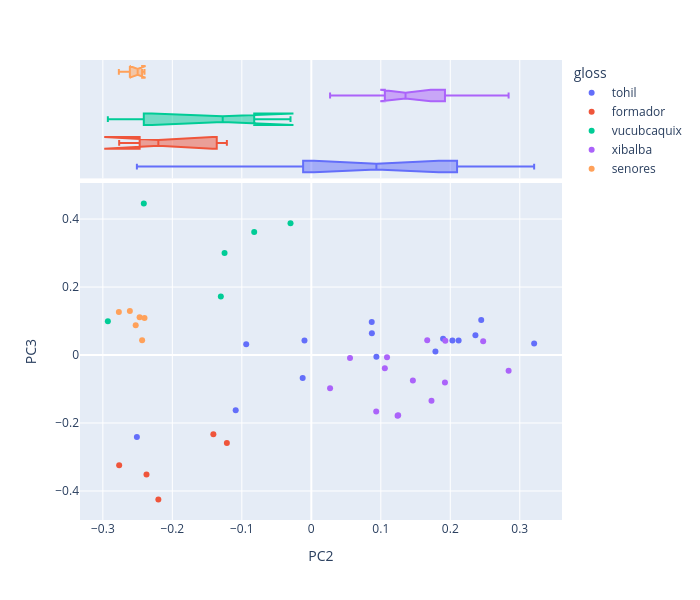

Notebook cell for this chart:
### Code cell
plot_comps(2,3)

### Figure 1 — Plotly figure (JSON) as saved in the notebook; plotly's stock layout.template omitted (floating-point values rounded to 4 significant figures)
{"data": [{"customdata": [["Este es el principio de las antiguas his"], ["Entonces existieron también sus esposas "], ["Balam-Quitzé, Balam-Acab, Mahucutah e Iq"], ["Y no tenían fuego. Solamente lo tenían l"], ["Hubo, sin embargo, una tribu que hurtó e"], ["Llegaron por entonces a la cumbre de una"], ["Y nuevamente les habló su dios. Así les "], ["He aquí, pues, la aurora, y la aparición"], ["Y ahora referiremos su estancia y su per"], ["Ahora bien, muchos pueblos fueron fundán"], ["He aquí cómo comenzó el robo de los homb"], ["Entonces celebraron consejo nuevamente t"], ["Estaban, pues, Balam-Quitzé, Balam-Acab,"], ["Y como ya presentían su muerte y su fin,"], ["Luego dispusieron irse al Oriente, pensa"]], "hovertemplate": "<b>%{hovertext}</b><br><br>gloss=tohil<br>PC2=%{x}<br>PC3=%{y}<br>chap_text=%{customdata[0]}<extra></extra>", "hovertext": ["0:1", "3:3", "3:4", "3:5", "3:6", "3:7", "3:8", "3:9", "3:10", "4:1", "4:2", "4:3", "4:4", "4:5", "4:6"], "legendgroup": "tohil", "marker": {"color": "#636efa", "symbol": "circle"}, "mode": "markers", "name": "tohil", "orientation": "v", "showlegend": true, "type": "scatter", "x": [-0.251, -0.1088, 0.1896, 0.3207, 0.2031, -0.01243, 0.2445, 0.09365, 0.1786, 0.212, 0.2362, 0.08716, 0.08696, -0.009835, -0.0937], "xaxis": "x", "y": [-0.2409, -0.1623, 0.04816, 0.03373, 0.04295, -0.06769, 0.1029, -0.004881, 0.01074, 0.04249, 0.05826, 0.06397, 0.09714, 0.04264, 0.03195], "yaxis": "y"}, {"alignmentgroup": "True", "customdata": [["Este es el principio de las antiguas his"], ["Entonces existieron también sus esposas "], ["Balam-Quitzé, Balam-Acab, Mahucutah e Iq"], ["Y no tenían fuego. Solamente lo tenían l"], ["Hubo, sin embargo, una tribu que hurtó e"], ["Llegaron por entonces a la cumbre de una"], ["Y nuevamente les habló su dios. Así les "], ["He aquí, pues, la aurora, y la aparición"], ["Y ahora referiremos su estancia y su per"], ["Ahora bien, muchos pueblos fueron fundán"], ["He aquí cómo comenzó el robo de los homb"], ["Entonces celebraron consejo nuevamente t"], ["Estaban, pues, Balam-Quitzé, Balam-Acab,"], ["Y como ya presentían su muerte y su fin,"], ["Luego dispusieron irse al Oriente, pensa"]], "hovertemplate": "<b>%{hovertext}</b><br><br>gloss=tohil<br>PC2=%{x}<br>chap_text=%{customdata[0]}<extra></extra>", "hovertext": ["0:1", "3:3", "3:4", "3:5", "3:6", "3:7", "3:8", "3:9", "3:10", "4:1", "4:2", "4:3", "4:4", "4:5", "4:6"], "legendgroup": "tohil", "marker": {"color": "#636efa", "symbol": "circle"}, "name": "tohil", "notched": true, "offsetgroup": "tohil", "showlegend": false, "type": "box", "x": [-0.251, -0.1088, 0.1896, 0.3207, 0.2031, -0.01243, 0.2445, 0.09365, 0.1786, 0.212, 0.2362, 0.08716, 0.08696, -0.009835, -0.0937], "xaxis": "x2", "yaxis": "y2"}, {"customdata": [["Esta es la relación de cómo todo estaba "], ["Luego hicieron a los animales pequeños d"], ["En seguida fueron aniquilados, destruido"], ["He aquí, pues, el principio de cuando se"], ["Estos son los nombres de los primeros ho"]], "hovertemplate": "<b>%{hovertext}</b><br><br>gloss=formador<br>PC2=%{x}<br>PC3=%{y}<br>chap_text=%{customdata[0]}<extra></extra>", "hovertext": ["1:1", "1:2", "1:3", "3:1", "3:2"], "legendgroup": "formador", "marker": {"color": "#EF553B", "symbol": "circle"}, "mode": "markers", "name": "formador", "orientation": "v", "showlegend": true, "type": "scatter", "x": [-0.2765, -0.2201, -0.1215, -0.141, -0.2372], "xaxis": "x", "y": [-0.324, -0.4247, -0.2588, -0.2329, -0.3515], "yaxis": "y"}, {"alignmentgroup": "True", "customdata": [["Esta es la relación de cómo todo estaba "], ["Luego hicieron a los animales pequeños d"], ["En seguida fueron aniquilados, destruido"], ["He aquí, pues, el principio de cuando se"], ["Estos son los nombres de los primeros ho"]], "hovertemplate": "<b>%{hovertext}</b><br><br>gloss=formador<br>PC2=%{x}<br>chap_text=%{customdata[0]}<extra></extra>", "hovertext": ["1:1", "1:2", "1:3", "3:1", "3:2"], "legendgroup": "formador", "marker": {"color": "#EF553B", "symbol": "circle"}, "name": "formador", "notched": true, "offsetgroup": "formador", "showlegend": false, "type": "box", "x": [-0.2765, -0.2201, -0.1215, -0.141, -0.2372], "xaxis": "x2", "yaxis": "y2"}, {"customdata": [["Había entonces muy poca claridad sobre l"], ["Este es el principio de la derrota y de "], ["Contaremos ahora el tiro de cerbatana qu"], ["He aquí ahora los hechos de Zipacná, el "], ["Contaremos ahora derrota de Zipacná por "], ["El tercero de los soberbios era el segun"]], "hovertemplate": "<b>%{hovertext}</b><br><br>gloss=vucubcaquix<br>PC2=%{x}<br>PC3=%{y}<br>chap_text=%{customdata[0]}<extra></extra>", "hovertext": ["1:4", "1:5", "1:6", "1:7", "1:8", "1:9"], "legendgroup": "vucubcaquix", "marker": {"color": "#00cc96", "symbol": "circle"}, "mode": "markers", "name": "vucubcaquix", "orientation": "v", "showlegend": true, "type": "scatter", "x": [-0.2928, -0.2411, -0.1249, -0.08218, -0.02994, -0.1302], "xaxis": "x", "y": [0.09942, 0.4455, 0.3005, 0.3623, 0.3876, 0.1725], "yaxis": "y"}, {"alignmentgroup": "True", "customdata": [["Había entonces muy poca claridad sobre l"], ["Este es el principio de la derrota y de "], ["Contaremos ahora el tiro de cerbatana qu"], ["He aquí ahora los hechos de Zipacná, el "], ["Contaremos ahora derrota de Zipacná por "], ["El tercero de los soberbios era el segun"]], "hovertemplate": "<b>%{hovertext}</b><br><br>gloss=vucubcaquix<br>PC2=%{x}<br>chap_text=%{customdata[0]}<extra></extra>", "hovertext": ["1:4", "1:5", "1:6", "1:7", "1:8", "1:9"], "legendgroup": "vucubcaquix", "marker": {"color": "#00cc96", "symbol": "circle"}, "name": "vucubcaquix", "notched": true, "offsetgroup": "vucubcaquix", "showlegend": false, "type": "box", "x": [-0.2928, -0.2411, -0.1249, -0.08218, -0.02994, -0.1302], "xaxis": "x2", "yaxis": "y2"}, {"customdata": [["Ahora diremos también el nombre del padr"], ["En seguida fue la venida de los mensajer"], ["Esta es la historia de una doncella, hij"], ["Ahora bien, estaban con su madre Hunbatz"], ["Contaremos Ahora el nacimiento de Hunahp"], ["Comenzaron entonces sus trabajos, para d"], ["Muy contentos se fueron a jugar al patio"], ["Marcharon entonces, llevando cada uno su"], ["Esta era la primera prueba de Xibalbá. A"], ["Entraron después en la Casa del Frío. No"], ["En seguida llamó (Ixbalanqué) a todos lo"], ["He aquí la memoria de la muerte de Hunah"], ["Al quinto día volvieron a aparecer y fue"], ["En seguida dijeron sus nombres y se ensa"]], "hovertemplate": "<b>%{hovertext}</b><br><br>gloss=xibalba<br>PC2=%{x}<br>PC3=%{y}<br>chap_text=%{customdata[0]}<extra></extra>", "hovertext": ["2:1", "2:2", "2:3", "2:4", "2:5", "2:6", "2:7", "2:8", "2:9", "2:10", "2:11", "2:12", "2:13", "2:14"], "legendgroup": "xibalba", "marker": {"color": "#ab63fa", "symbol": "circle"}, "mode": "markers", "name": "xibalba", "orientation": "v", "showlegend": true, "type": "scatter", "x": [0.173, 0.2839, 0.1058, 0.0934, 0.1242, 0.125, 0.1462, 0.05569, 0.1928, 0.2473, 0.1923, 0.1668, 0.109, 0.027], "xaxis": "x", "y": [-0.1342, -0.04601, -0.03889, -0.1659, -0.1783, -0.1771, -0.07491, -0.008488, 0.04178, 0.04087, -0.08061, 0.04314, -0.006472, -0.09803], "yaxis": "y"}, {"alignmentgroup": "True", "customdata": [["Ahora diremos también el nombre del padr"], ["En seguida fue la venida de los mensajer"], ["Esta es la historia de una doncella, hij"], ["Ahora bien, estaban con su madre Hunbatz"], ["Contaremos Ahora el nacimiento de Hunahp"], ["Comenzaron entonces sus trabajos, para d"], ["Muy contentos se fueron a jugar al patio"], ["Marcharon entonces, llevando cada uno su"], ["Esta era la primera prueba de Xibalbá. A"], ["Entraron después en la Casa del Frío. No"], ["En seguida llamó (Ixbalanqué) a todos lo"], ["He aquí la memoria de la muerte de Hunah"], ["Al quinto día volvieron a aparecer y fue"], ["En seguida dijeron sus nombres y se ensa"]], "hovertemplate": "<b>%{hovertext}</b><br><br>gloss=xibalba<br>PC2=%{x}<br>chap_text=%{customdata[0]}<extra></extra>", "hovertext": ["2:1", "2:2", "2:3", "2:4", "2:5", "2:6", "2:7", "2:8", "2:9", "2:10", "2:11", "2:12", "2:13", "2:14"], "legendgroup": "xibalba", "marker": {"color": "#ab63fa", "symbol": "circle"}, "name": "xibalba", "notched": true, "offsetgroup": "xibalba", "showlegend": false, "type": "box", "x": [0.173, 0.2839, 0.1058, 0.0934, 0.1242, 0.125, 0.1462, 0.05569, 0.1928, 0.2473, 0.1923, 0.1668, 0.109, 0.027], "xaxis": "x2", "yaxis": "y2"}, {"customdata": [["Chi-lzmachí es el nombre del asiento de "], ["Después de haberse levantado de allá vin"], ["De esta manera se completaron los veinti"], ["He aquí ahora los nombres de la sexta ge"], ["Diremos ahora el nombre de la casa del D"], ["He aquí, pues, las generaciones y el ord"]], "hovertemplate": "<b>%{hovertext}</b><br><br>gloss=senores<br>PC2=%{x}<br>PC3=%{y}<br>chap_text=%{customdata[0]}<extra></extra>", "hovertext": ["4:7", "4:8", "4:9", "4:10", "4:11", "4:12"], "legendgroup": "senores", "marker": {"color": "#FFA15A", "symbol": "circle"}, "mode": "markers", "name": "senores", "orientation": "v", "showlegend": true, "type": "scatter", "x": [-0.2612, -0.2471, -0.2527, -0.2401, -0.2435, -0.277], "xaxis": "x", "y": [0.1298, 0.1115, 0.08732, 0.1092, 0.04335, 0.1269], "yaxis": "y"}, {"alignmentgroup": "True", "customdata": [["Chi-lzmachí es el nombre del asiento de "], ["Después de haberse levantado de allá vin"], ["De esta manera se completaron los veinti"], ["He aquí ahora los nombres de la sexta ge"], ["Diremos ahora el nombre de la casa del D"], ["He aquí, pues, las generaciones y el ord"]], "hovertemplate": "<b>%{hovertext}</b><br><br>gloss=senores<br>PC2=%{x}<br>chap_text=%{customdata[0]}<extra></extra>", "hovertext": ["4:7", "4:8", "4:9", "4:10", "4:11", "4:12"], "legendgroup": "senores", "marker": {"color": "#FFA15A", "symbol": "circle"}, "name": "senores", "notched": true, "offsetgroup": "senores", "showlegend": false, "type": "box", "x": [-0.2612, -0.2471, -0.2527, -0.2401, -0.2435, -0.277], "xaxis": "x2", "yaxis": "y2"}], "layout": {"height": 600, "legend": {"title": {"text": "gloss"}, "tracegroupgap": 0}, "margin": {"t": 60}, "width": 700, "xaxis": {"anchor": "y", "autorange": true, "domain": [0, 1], "range": [-0.3329, 0.3608], "title": {"text": "PC2"}, "type": "linear"}, "xaxis2": {"anchor": "y2", "autorange": true, "domain": [0, 1], "matches": "x", "range": [-0.3329, 0.3608], "showgrid": true, "showticklabels": false, "type": "linear"}, "yaxis": {"anchor": "x", "autorange": true, "domain": [0, 0.7326], "range": [-0.4853, 0.5061], "title": {"text": "PC3"}, "type": "linear"}, "yaxis2": {"anchor": "x2", "autorange": true, "domain": [0.7426, 1], "matches": "y2", "range": [-0.5, 4.5], "showgrid": false, "showline": false, "showticklabels": false, "ticks": "", "type": "category"}}}
